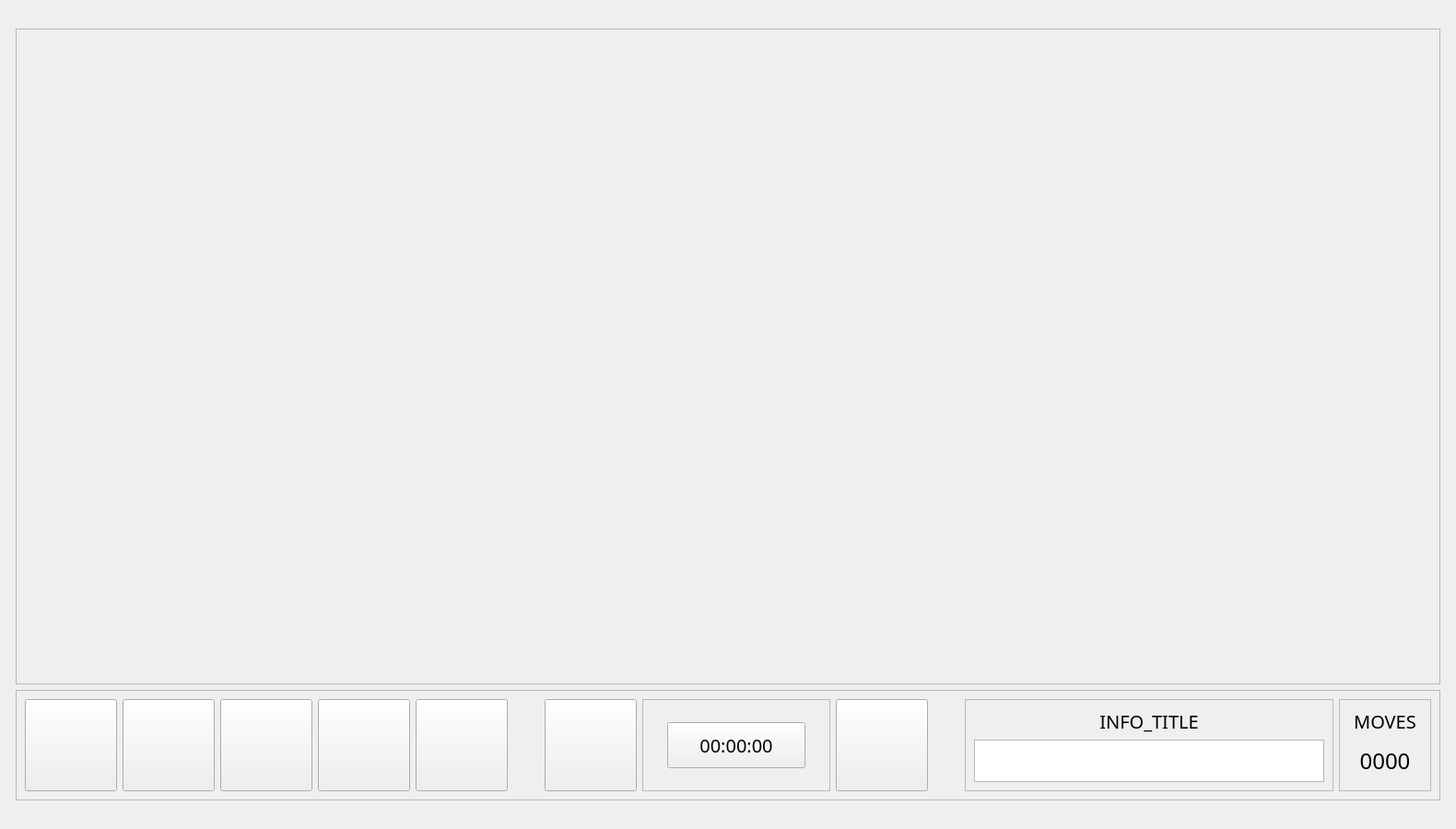
<?xml version="1.0" encoding="UTF-8"?>
<ui version="4.0">
 <class>GameWindow</class>
 <widget class="QWidget" name="GameWindow">
  <property name="geometry">
   <rect>
    <x>0</x>
    <y>0</y>
    <width>1580</width>
    <height>900</height>
   </rect>
  </property>
  <property name="sizePolicy">
   <sizepolicy hsizetype="Minimum" vsizetype="Minimum">
    <horstretch>0</horstretch>
    <verstretch>0</verstretch>
   </sizepolicy>
  </property>
  <property name="minimumSize">
   <size>
    <width>1400</width>
    <height>900</height>
   </size>
  </property>
  <property name="windowTitle">
   <string>Form</string>
  </property>
  <layout class="QGridLayout" name="gridLayout">
   <item row="2" column="1">
    <widget class="QFrame" name="SideBarFrame">
     <property name="sizePolicy">
      <sizepolicy hsizetype="MinimumExpanding" vsizetype="Fixed">
       <horstretch>0</horstretch>
       <verstretch>0</verstretch>
      </sizepolicy>
     </property>
     <property name="minimumSize">
      <size>
       <width>0</width>
       <height>0</height>
      </size>
     </property>
     <property name="maximumSize">
      <size>
       <width>16777215</width>
       <height>16777215</height>
      </size>
     </property>
     <property name="frameShape">
      <enum>QFrame::StyledPanel</enum>
     </property>
     <property name="frameShadow">
      <enum>QFrame::Raised</enum>
     </property>
     <layout class="QHBoxLayout" name="horizontalLayout">
      <item>
       <layout class="QHBoxLayout" name="horizontalLayout_2">
        <item>
         <widget class="QPushButton" name="QuitGameBtn">
          <property name="sizePolicy">
           <sizepolicy hsizetype="Fixed" vsizetype="Fixed">
            <horstretch>0</horstretch>
            <verstretch>0</verstretch>
           </sizepolicy>
          </property>
          <property name="minimumSize">
           <size>
            <width>100</width>
            <height>100</height>
           </size>
          </property>
          <property name="maximumSize">
           <size>
            <width>100</width>
            <height>100</height>
           </size>
          </property>
          <property name="font">
           <font>
            <family>BlexMono Nerd Font</family>
            <pointsize>15</pointsize>
           </font>
          </property>
          <property name="text">
           <string/>
          </property>
         </widget>
        </item>
        <item>
         <widget class="QPushButton" name="BackToMenuBtn">
          <property name="sizePolicy">
           <sizepolicy hsizetype="Fixed" vsizetype="Fixed">
            <horstretch>0</horstretch>
            <verstretch>0</verstretch>
           </sizepolicy>
          </property>
          <property name="minimumSize">
           <size>
            <width>100</width>
            <height>100</height>
           </size>
          </property>
          <property name="maximumSize">
           <size>
            <width>100</width>
            <height>100</height>
           </size>
          </property>
          <property name="font">
           <font>
            <family>BlexMono Nerd Font</family>
            <pointsize>15</pointsize>
           </font>
          </property>
          <property name="text">
           <string/>
          </property>
         </widget>
        </item>
        <item>
         <widget class="QPushButton" name="OpenSettingsBtn">
          <property name="sizePolicy">
           <sizepolicy hsizetype="Fixed" vsizetype="Fixed">
            <horstretch>0</horstretch>
            <verstretch>0</verstretch>
           </sizepolicy>
          </property>
          <property name="minimumSize">
           <size>
            <width>100</width>
            <height>100</height>
           </size>
          </property>
          <property name="maximumSize">
           <size>
            <width>100</width>
            <height>100</height>
           </size>
          </property>
          <property name="font">
           <font>
            <family>BlexMono Nerd Font</family>
            <pointsize>15</pointsize>
           </font>
          </property>
          <property name="text">
           <string/>
          </property>
         </widget>
        </item>
        <item>
         <widget class="QPushButton" name="AutoSolveBtn">
          <property name="sizePolicy">
           <sizepolicy hsizetype="Fixed" vsizetype="Fixed">
            <horstretch>0</horstretch>
            <verstretch>0</verstretch>
           </sizepolicy>
          </property>
          <property name="minimumSize">
           <size>
            <width>100</width>
            <height>100</height>
           </size>
          </property>
          <property name="maximumSize">
           <size>
            <width>100</width>
            <height>100</height>
           </size>
          </property>
          <property name="font">
           <font>
            <family>BlexMono Nerd Font</family>
            <pointsize>15</pointsize>
           </font>
          </property>
          <property name="text">
           <string/>
          </property>
         </widget>
        </item>
        <item>
         <widget class="QPushButton" name="ResetBtn">
          <property name="sizePolicy">
           <sizepolicy hsizetype="Fixed" vsizetype="Fixed">
            <horstretch>0</horstretch>
            <verstretch>0</verstretch>
           </sizepolicy>
          </property>
          <property name="minimumSize">
           <size>
            <width>100</width>
            <height>100</height>
           </size>
          </property>
          <property name="maximumSize">
           <size>
            <width>100</width>
            <height>100</height>
           </size>
          </property>
          <property name="font">
           <font>
            <family>BlexMono Nerd Font</family>
            <pointsize>15</pointsize>
           </font>
          </property>
          <property name="text">
           <string/>
          </property>
         </widget>
        </item>
       </layout>
      </item>
      <item>
       <spacer name="horizontalSpacer_5">
        <property name="orientation">
         <enum>Qt::Horizontal</enum>
        </property>
        <property name="sizeHint" stdset="0">
         <size>
          <width>40</width>
          <height>20</height>
         </size>
        </property>
       </spacer>
      </item>
      <item>
       <widget class="QPushButton" name="UndoBtn">
        <property name="sizePolicy">
         <sizepolicy hsizetype="Fixed" vsizetype="Fixed">
          <horstretch>0</horstretch>
          <verstretch>0</verstretch>
         </sizepolicy>
        </property>
        <property name="minimumSize">
         <size>
          <width>100</width>
          <height>100</height>
         </size>
        </property>
        <property name="text">
         <string/>
        </property>
       </widget>
      </item>
      <item>
       <widget class="QFrame" name="TimerFrame">
        <property name="sizePolicy">
         <sizepolicy hsizetype="Fixed" vsizetype="Fixed">
          <horstretch>0</horstretch>
          <verstretch>0</verstretch>
         </sizepolicy>
        </property>
        <property name="minimumSize">
         <size>
          <width>200</width>
          <height>100</height>
         </size>
        </property>
        <property name="maximumSize">
         <size>
          <width>16777215</width>
          <height>100</height>
         </size>
        </property>
        <property name="frameShape">
         <enum>QFrame::StyledPanel</enum>
        </property>
        <property name="frameShadow">
         <enum>QFrame::Raised</enum>
        </property>
        <layout class="QGridLayout" name="gridLayout_2">
         <item row="0" column="4">
          <spacer name="horizontalSpacer_4">
           <property name="orientation">
            <enum>Qt::Horizontal</enum>
           </property>
           <property name="sizeHint" stdset="0">
            <size>
             <width>20</width>
             <height>20</height>
            </size>
           </property>
          </spacer>
         </item>
         <item row="0" column="1">
          <spacer name="horizontalSpacer_3">
           <property name="orientation">
            <enum>Qt::Horizontal</enum>
           </property>
           <property name="sizeHint" stdset="0">
            <size>
             <width>20</width>
             <height>20</height>
            </size>
           </property>
          </spacer>
         </item>
         <item row="0" column="2" colspan="2">
          <widget class="QPushButton" name="TimerOut">
           <property name="sizePolicy">
            <sizepolicy hsizetype="Fixed" vsizetype="Fixed">
             <horstretch>0</horstretch>
             <verstretch>0</verstretch>
            </sizepolicy>
           </property>
           <property name="minimumSize">
            <size>
             <width>150</width>
             <height>50</height>
            </size>
           </property>
           <property name="maximumSize">
            <size>
             <width>16777215</width>
             <height>16777215</height>
            </size>
           </property>
           <property name="font">
            <font>
             <family>BlexMono Nerd Font</family>
             <pointsize>15</pointsize>
            </font>
           </property>
           <property name="text">
            <string>00:00:00</string>
           </property>
          </widget>
         </item>
        </layout>
       </widget>
      </item>
      <item>
       <widget class="QPushButton" name="RedoBtn">
        <property name="sizePolicy">
         <sizepolicy hsizetype="Fixed" vsizetype="Fixed">
          <horstretch>0</horstretch>
          <verstretch>0</verstretch>
         </sizepolicy>
        </property>
        <property name="minimumSize">
         <size>
          <width>100</width>
          <height>100</height>
         </size>
        </property>
        <property name="text">
         <string/>
        </property>
       </widget>
      </item>
      <item>
       <spacer name="horizontalSpacer_6">
        <property name="orientation">
         <enum>Qt::Horizontal</enum>
        </property>
        <property name="sizeHint" stdset="0">
         <size>
          <width>40</width>
          <height>20</height>
         </size>
        </property>
       </spacer>
      </item>
      <item>
       <widget class="QFrame" name="InfoFrame">
        <property name="sizePolicy">
         <sizepolicy hsizetype="Minimum" vsizetype="Fixed">
          <horstretch>0</horstretch>
          <verstretch>0</verstretch>
         </sizepolicy>
        </property>
        <property name="minimumSize">
         <size>
          <width>400</width>
          <height>100</height>
         </size>
        </property>
        <property name="maximumSize">
         <size>
          <width>16777215</width>
          <height>100</height>
         </size>
        </property>
        <property name="frameShape">
         <enum>QFrame::StyledPanel</enum>
        </property>
        <property name="frameShadow">
         <enum>QFrame::Raised</enum>
        </property>
        <layout class="QVBoxLayout" name="verticalLayout_5">
         <item>
          <widget class="QLabel" name="InfoLabel">
           <property name="sizePolicy">
            <sizepolicy hsizetype="MinimumExpanding" vsizetype="Fixed">
             <horstretch>0</horstretch>
             <verstretch>0</verstretch>
            </sizepolicy>
           </property>
           <property name="font">
            <font>
             <family>BlexMono Nerd Font</family>
             <pointsize>15</pointsize>
            </font>
           </property>
           <property name="text">
            <string>INFO_TITLE</string>
           </property>
           <property name="alignment">
            <set>Qt::AlignCenter</set>
           </property>
          </widget>
         </item>
         <item>
          <widget class="QTextEdit" name="InfoOut">
           <property name="sizePolicy">
            <sizepolicy hsizetype="Minimum" vsizetype="Minimum">
             <horstretch>0</horstretch>
             <verstretch>0</verstretch>
            </sizepolicy>
           </property>
           <property name="maximumSize">
            <size>
             <width>16777215</width>
             <height>100</height>
            </size>
           </property>
           <property name="font">
            <font>
             <family>BlexMono Nerd Font</family>
             <pointsize>15</pointsize>
            </font>
           </property>
          </widget>
         </item>
        </layout>
       </widget>
      </item>
      <item>
       <widget class="QFrame" name="MoveCountFrame">
        <property name="sizePolicy">
         <sizepolicy hsizetype="Minimum" vsizetype="Fixed">
          <horstretch>0</horstretch>
          <verstretch>0</verstretch>
         </sizepolicy>
        </property>
        <property name="minimumSize">
         <size>
          <width>100</width>
          <height>100</height>
         </size>
        </property>
        <property name="maximumSize">
         <size>
          <width>16777215</width>
          <height>100</height>
         </size>
        </property>
        <property name="frameShape">
         <enum>QFrame::StyledPanel</enum>
        </property>
        <property name="frameShadow">
         <enum>QFrame::Raised</enum>
        </property>
        <layout class="QVBoxLayout" name="verticalLayout_6">
         <item>
          <widget class="QLabel" name="MoveCountLabel">
           <property name="sizePolicy">
            <sizepolicy hsizetype="Preferred" vsizetype="Fixed">
             <horstretch>0</horstretch>
             <verstretch>0</verstretch>
            </sizepolicy>
           </property>
           <property name="font">
            <font>
             <family>BlexMono Nerd Font</family>
             <pointsize>15</pointsize>
            </font>
           </property>
           <property name="text">
            <string>MOVES</string>
           </property>
           <property name="alignment">
            <set>Qt::AlignCenter</set>
           </property>
          </widget>
         </item>
         <item>
          <widget class="QLabel" name="MoveCountOut">
           <property name="sizePolicy">
            <sizepolicy hsizetype="Preferred" vsizetype="Fixed">
             <horstretch>0</horstretch>
             <verstretch>0</verstretch>
            </sizepolicy>
           </property>
           <property name="minimumSize">
            <size>
             <width>0</width>
             <height>0</height>
            </size>
           </property>
           <property name="maximumSize">
            <size>
             <width>16777215</width>
             <height>100</height>
            </size>
           </property>
           <property name="font">
            <font>
             <family>BlexMono Nerd Font</family>
             <pointsize>18</pointsize>
            </font>
           </property>
           <property name="text">
            <string>0000</string>
           </property>
           <property name="alignment">
            <set>Qt::AlignCenter</set>
           </property>
          </widget>
         </item>
        </layout>
       </widget>
      </item>
     </layout>
    </widget>
   </item>
   <item row="1" column="1">
    <widget class="QFrame" name="GameDisplayFrame">
     <property name="sizePolicy">
      <sizepolicy hsizetype="MinimumExpanding" vsizetype="Expanding">
       <horstretch>0</horstretch>
       <verstretch>0</verstretch>
      </sizepolicy>
     </property>
     <property name="minimumSize">
      <size>
       <width>0</width>
       <height>0</height>
      </size>
     </property>
     <property name="frameShape">
      <enum>QFrame::StyledPanel</enum>
     </property>
     <property name="frameShadow">
      <enum>QFrame::Raised</enum>
     </property>
     <layout class="QVBoxLayout" name="verticalLayout"/>
    </widget>
   </item>
   <item row="1" column="2">
    <spacer name="horizontalSpacer_8">
     <property name="orientation">
      <enum>Qt::Horizontal</enum>
     </property>
     <property name="sizeHint" stdset="0">
      <size>
       <width>100</width>
       <height>20</height>
      </size>
     </property>
    </spacer>
   </item>
   <item row="1" column="0" rowspan="2">
    <spacer name="horizontalSpacer_7">
     <property name="orientation">
      <enum>Qt::Horizontal</enum>
     </property>
     <property name="sizeHint" stdset="0">
      <size>
       <width>100</width>
       <height>20</height>
      </size>
     </property>
    </spacer>
   </item>
   <item row="3" column="0" colspan="3">
    <spacer name="horizontalSpacer">
     <property name="orientation">
      <enum>Qt::Horizontal</enum>
     </property>
     <property name="sizeHint" stdset="0">
      <size>
       <width>40</width>
       <height>20</height>
      </size>
     </property>
    </spacer>
   </item>
   <item row="0" column="0" colspan="3">
    <spacer name="horizontalSpacer_2">
     <property name="orientation">
      <enum>Qt::Horizontal</enum>
     </property>
     <property name="sizeHint" stdset="0">
      <size>
       <width>40</width>
       <height>20</height>
      </size>
     </property>
    </spacer>
   </item>
  </layout>
 </widget>
 <resources/>
 <connections/>
</ui>
